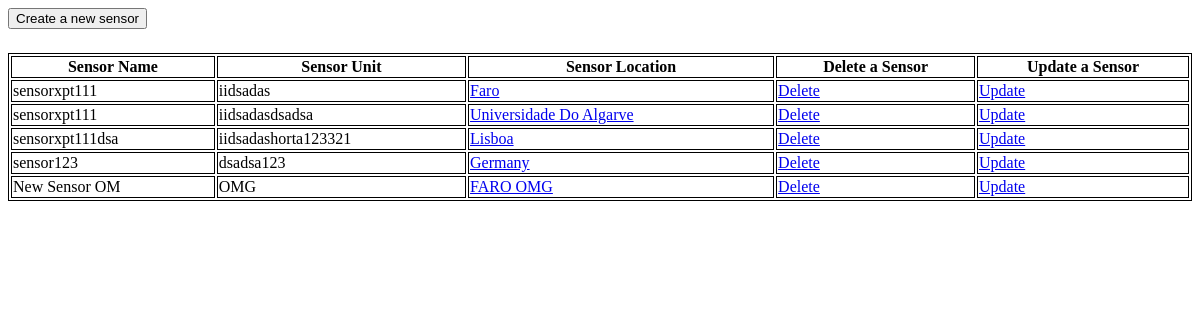
Page /home on the earlier database version.
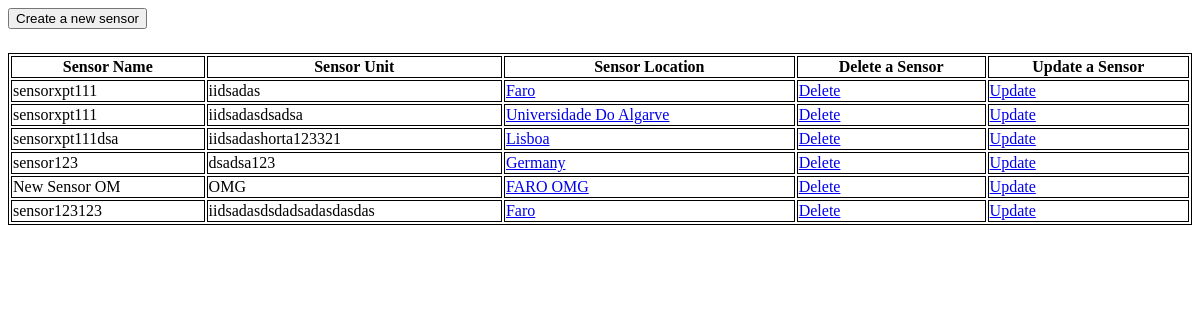
Same page on the later database version.
### tables this page shows
CREATE TABLE "Sensor" (
	"idSensor"	INTEGER NOT NULL UNIQUE,
	"idLocation"	INTEGER,
	"name"	TEXT NOT NULL,
	"unit"	TEXT,
	FOREIGN KEY("idLocation") REFERENCES "Location"("idLocation") ON DELETE CASCADE,
	PRIMARY KEY("idSensor" AUTOINCREMENT)
);

### main.py (the view)
@app.route('/', methods=['GET'])
@app.route('/home', methods=['GET'])
def homeScreen():
    sensorsList = json.loads(listSensor())
    return render_template('home.html', sensors=sensorsList)

### main.py (called while the page is built)
@app.route('/sensors', methods=['GET'])
def listSensor():
    connection = sqlite3.connect("TP2.db")
    connection.row_factory = sqlite3.Row
    cursor = connection.cursor()
    cursor.execute('SELECT Sensor.idSensor, Sensor.unit, Sensor.name, Location.name AS location FROM Sensor,'
                   'Location WHERE Sensor.idLocation=Location.idLocation')
    sensorsList = [dict(row) for row in cursor.fetchall()]
    connection.commit()
    connection.close()
    return json.dumps(sensorsList)

### templates/home.html (shortened to what this page needs)
<!DOCTYPE html>
<html lang="en">
<head>
</head>
<body>
    <button onclick="location.href='/sensors/create-sensor'" type="button">Create a new sensor</button>
    <table style="width:100%">
       <tr>
        <th>Sensor Name</th>
        <th>Sensor Unit</th>
        <th>Sensor Location</th>
        <th>Delete a Sensor</th>
        <th>Update a Sensor</th>
       </tr>
       {% for sensor in sensors %}
       <tr>
        <td>{{sensor.name}}</td>
        <td>{{sensor.unit}}</td>
        <td><a href="https://www.google.com/maps/place/{{sensor.location}}" target="_blank" rel="noopener noreferrer">{{sensor.location}}</a></td>
        <td><a href="/sensors/{{sensor.idSensor}}/delete">Delete</a></td>
        <td><a href="/sensors/{{sensor.idSensor}}/update">Update</a></td>
       </tr>
       {% endfor %}
    </table>
</body>
</html>

### templates/home.html (style rules this page uses)
table, th, td { border: 1px solid black; }
button { margin-bottom: 24px; }

Differences in the rows shown:
added Sensor: name "sensor123123", unit "iidsadasdsdadsadasdasdas", location "Faro"
